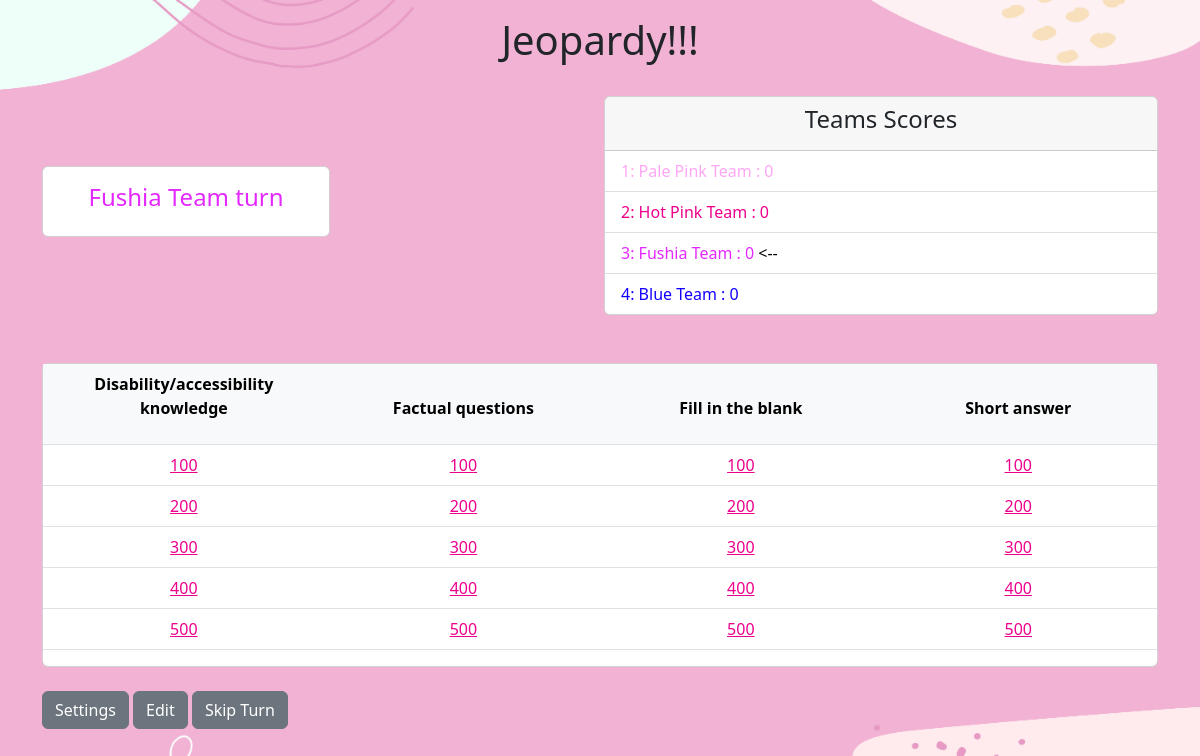
/board/3, run on the app's committed database.
### jeopardy/models.py (models this page shows, shortened)
class Team(models.Model):
    disabled = models.BooleanField(default=False)
    teamName = models.CharField(max_length=50)
    correct = models.ManyToManyField(Question,blank=True, related_name="correct")
    incorrect = models.ManyToManyField(Question,blank=True, related_name="incorrect")
    def __str__(self):
        return self.teamName
    color = ColorField(default='#FF0000')

class Topic(models.Model):
    name = models.CharField(max_length=50)
    def __str__(self):
        return self.name

class Question(models.Model):
    topic = models.ForeignKey(Topic, on_delete=models.PROTECT)
    points = models.ForeignKey(Point, on_delete=models.PROTECT)
    question = models.TextField(max_length=255)
    color = ColorField(default='#EC008C')
    answer = models.TextField(max_length=255)

class Point(models.Model):
    points = models.IntegerField()
    def __str__(self):
        return str(self.points)

### jeopardy/views.py (the view)
# urls.py: path("board/<int:team_id>", board, name= "board"),
def board(request,team_id):
    questions = Question.objects.all()
    topics = Topic.objects.all()
    points = Point.objects.all()
    activeTeam = Team.objects.get(id = team_id)
    teams = Team.objects.all()
    questions_parced = []
    for point in points:
        points_list = []
        for question in questions:
            if question.points == point:
                points_list.append(question)
        questions_parced.append(points_list)
    teams_with_total = []
    for team in teams:
        score = 0
        for qusiton in team.correct.all():
            score += int(qusiton.points.points)
        teams_with_total.append((team,score))
    context = {
        "questions": questions_parced,
        "topics" : topics,
        "activeTeam" : activeTeam,
        "team_id" : team_id,
        "teams" : teams_with_total,
        }
    return render(request, 'jeopardy/jeopardy.html', context)

### jeopardy/templates/jeopardy/jeopardy.html
{% extends 'jeopardy/base.html' %}
{% block content %}
<h1 class = "text-center mt-3">Jeopardy!!!</h1>
<div class="row justify-content-center align-items-center g-2">
  <div class="col">
    <div class="card mt-3" style = "width: 18rem;">
      <div class="card-body">
        <h4 class="card-title text-center" style = "color: {{activeTeam.color}};">{{activeTeam}} turn </h4>
      </div>
    </div>
  </div>
  <div class="col">
    <div class="card mt-4">
      <div class="card-header">
        <h4 class="card-title text-center">Teams Scores</h4>
      </div>
      <ul class="list-group list-group-flush">
        {% for team in teams %}
        <li class="list-group-item" style = "color: {{team.0.color}};">{{team.0.id}}: {{team.0}} : {{team.1}}{% if team.0.id == activeTeam.id %} <c style = "color: black;"> <-- </c>{% endif %}</li>
        {% endfor %}
      </ul>
    </div>
  </div>
</div>
<div class="card mt-5">
  <div class="table-responsive">
    <table class="table">
      <thead class="table-light">
        <tr>
          {% for topic in topics %}
          <th scope="col" style="width: 12rem;"><p class = "text-center">{{topic}}<p></th>
          {% endfor %}
        </tr>
      </thead>
      <tbody>
        {% for points in questions %}
        <tr class="">
          {% for question in points %}
          <td class = "text-center">
            {% if question.incorrect.all.count != 0 or question.correct.all.count != 0 %}
            <p class="mb-0 pink_disabled">{{question.points}}</p>
            {% else %}
            <a href="/question/{{question.id}}/{{team_id}}" style = "color: {{question.color}}">{{question.points}}</a><br>
            {% endif %}
          </td>
          {% endfor %}
        </tr>
        {% endfor %}
      </tbody>
    </table>
  </div>
</div>
<a class="btn btn-secondary mt-4" href="/admin">Settings</a>
<a class="btn btn-secondary mt-4" href="/editScore/{{activeTeam.id}}">Edit {{activeTeam.name}}</a>
<a class="btn btn-secondary mt-4" href="/next/{{activeTeam.id}}">Skip Turn</a>
{% endblock content %}

### jeopardy/templates/jeopardy/base.html (shortened to what this page needs)
<!doctype html>
<html lang="en">
{% load static %}
<head>
  <link href="https://cdn.jsdelivr.net/npm/bootstrap@5.2.1/dist/css/bootstrap.min.css" rel="stylesheet">
  <link rel = "stylesheet" href = "{% static 'jeopardy/style.css' %}">
</head>
<body class = "body">
  <div class="container">
    {% block content %}
    {% endblock content %}
    <br><br><br><br>
  </div>
</body>
</html>

### jeopardy/static/jeopardy/style.css (style rules this page uses)
.body { background: url("Top.png") top no-repeat, url("Bottom.png") bottom no-repeat; background-size: 100%, 100%; background-color: #F1B2D3; }

### data on the page
Team: teamName "Fushia Team", id "3", disabled "0"
Team: id "1", teamName "Pale Pink Team", disabled "0"
Team: id "2", teamName "Hot Pink Team", disabled "0"
Team: id "4", teamName "Blue Team", disabled "0"
Topic: name "Disability/accessibility knowledge"
Topic: name "Factual questions"
Topic: name "Fill in the blank"
Topic: name "Short answer"
Question: points "100"
Question: points "100"
Question: points "100"
Question: points "100"
Question: points "200"
Question: points "200"
Question: points "200"
Question: points "200"
Question: points "300"
Question: points "300"
Question: points "300"
Question: points "300"
Question: points "400"
Question: points "400"
Question: points "400"
Question: points "400"
Question: points "500"
Question: points "500"
Question: points "500"
Question: points "500"
